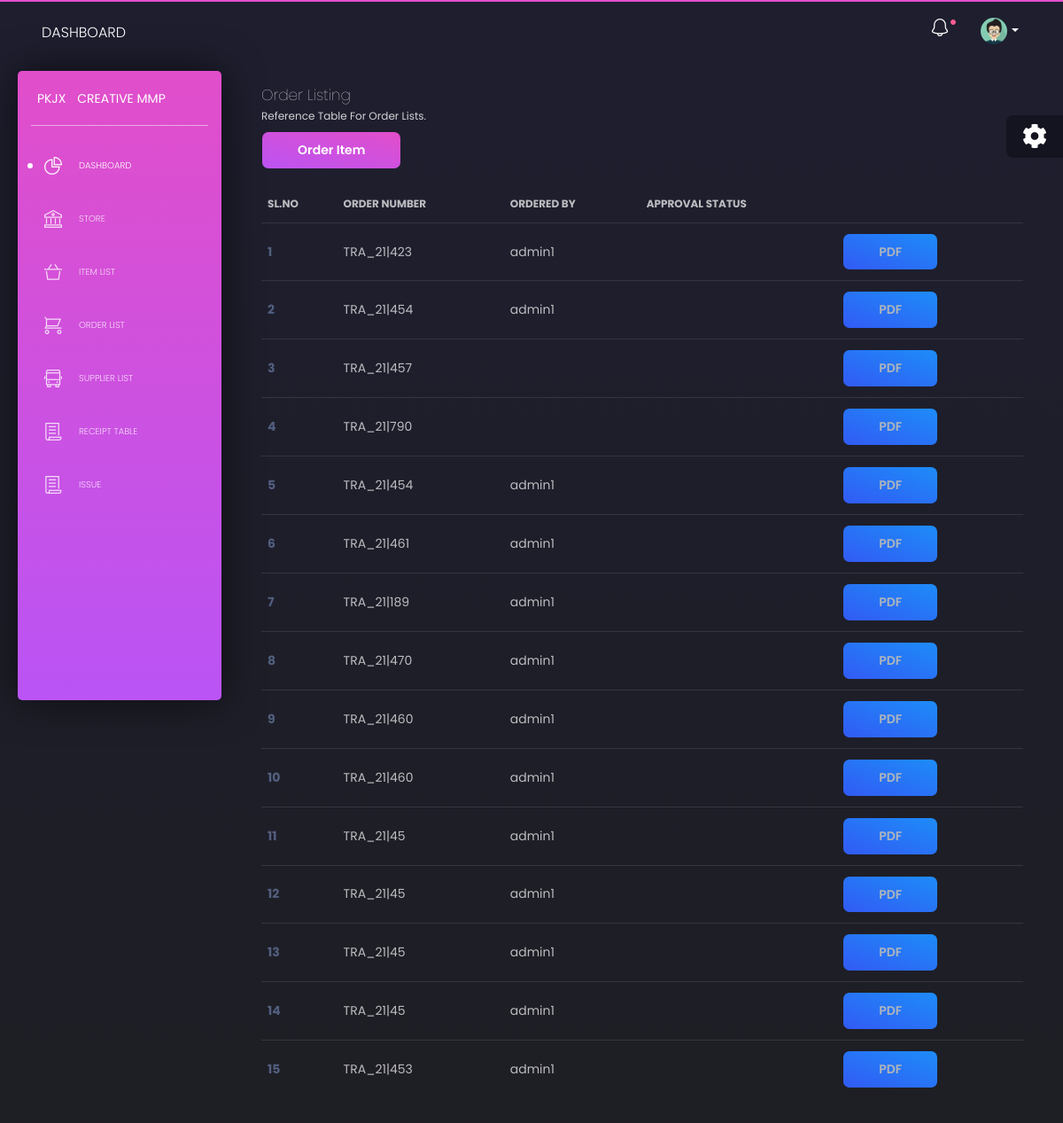
/order_list.php, run on an earlier commit of the app's database.
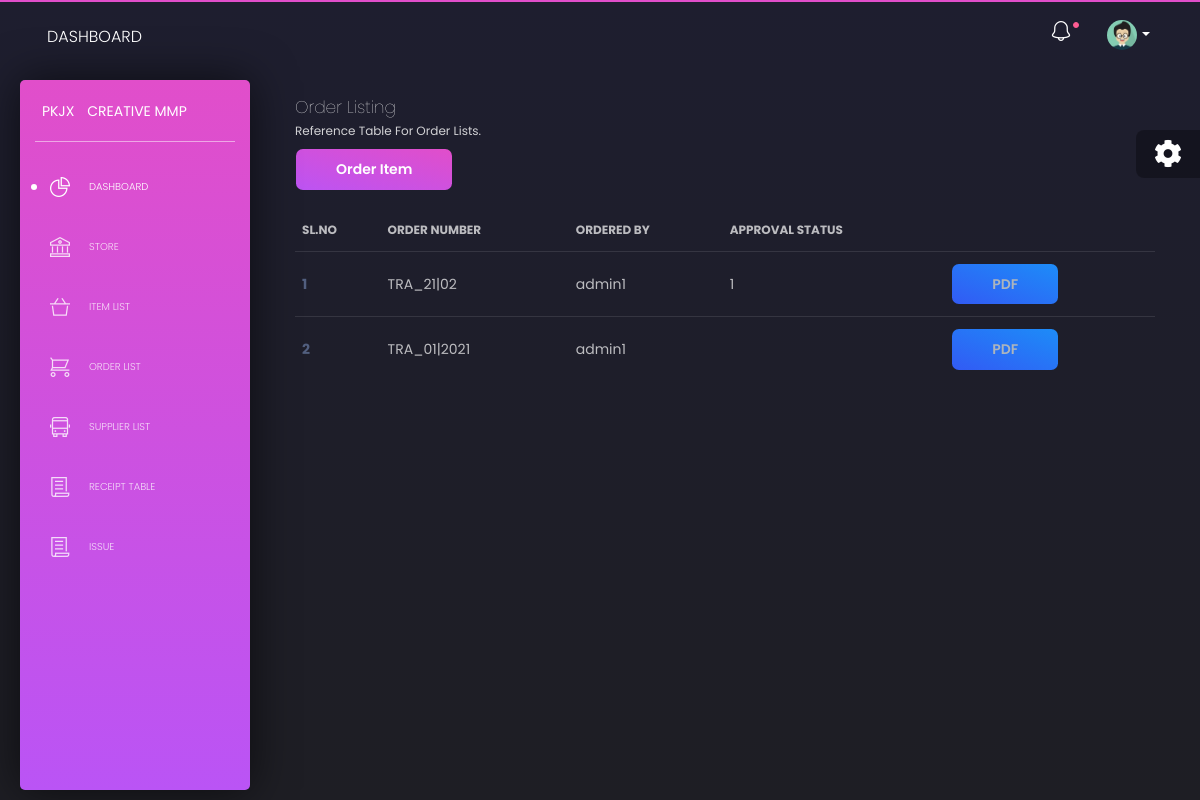
And on a later commit of the database.
### tables this page shows
CREATE TABLE `order_update` (
  `id` int(11) NOT NULL,
  `order_no` varchar(112) NOT NULL,
  `ordered_by` varchar(255) NOT NULL,
  `order_date` datetime NOT NULL DEFAULT current_timestamp(),
  `approv_status` int(11) DEFAULT NULL
);

### app/database/db.php (called while the page is built, shortened)
<?php
require('connect.php');
function display_order($table, $col){
    global $conn;
    $sql = "SELECT * FROM $table ORDER BY $col DESC";
    $stmt = $conn->prepare($sql);
    $stmt->execute();
    $records = $stmt->get_result()->fetch_all(MYSQLI_ASSOC);
    return $records;
}

### order_list.php (the view, shortened to what this page needs)
<?php
$item = display_order('order_update', 'order_date');
?>
<!DOCTYPE html>
<html lang="en">
<head>
  <?php require('lender/head.php') ?>
</head>
<body class="">
  <div class="wrapper">
  <?php require('lender/sidebar.php') ?>
    <div class="main-panel">
    <?php require('lender/nav.php') ?>
      <div class="content">
        <div class="row">
          <div class="col-md-12">
            <div class="card  card-plain">
              <div class="card-header">
                <h4 class="card-title">Order Listing</h4>
                <p class="category"> Reference Table for order lists.</p>
                <a href="order_form.php" class="btn btn-primary">Order Item</a>
              </div>
              <div class="card-body">
                <div class="table-responsive">
                  <table class="table tablesorter " id="">
                    <thead class=" text-primary">
                      <tr>
                        <th>
                          Sl.No
                        </th>
                        <th>
                          Order Number
                        </th>
                        <th>
                          Ordered By
                        </th>
                        <th>
                          Approval Status
                        </th>
                        <th>
                        </th>
                      </tr>
                    </thead>
                    <tbody>
                    <?php foreach ($item as $key => $iti): ?>
                      <tr>
                        <th scope="row"><?php echo $key + 1 ?></th>
                        <td><?php echo $iti['order_no'];?></td>
                        <td><?php echo $iti['ordered_by'];?></td>
                        <td><?php echo $iti['approv_status'];?></td>
                        <td><a href="pdf.php?order_no=<?php echo $iti['order_no'] ?>" class="btn btn-info text-light explore-butt ">PDF</a></td>
                      </tr>
                    <?php endforeach ?>
                    </tbody>
                  </table>
                </div>
              </div>
            </div>
          </div>
        </div>
      </div>
  <div class="fixed-plugin">
    <div class="dropdown show-dropdown">
      <a href="#" data-toggle="dropdown">
        <i class="fa fa-cog fa-2x"> </i>
      </a>
    </div>
  </div>
</body>
</html>

### lender/head.php (shortened to what this page needs)
<link href="https://use.fontawesome.com/releases/v5.0.6/css/all.css" rel="stylesheet">
<link href="assets/css/nucleo-icons.css" rel="stylesheet" />
<link href="assets/css/black-dashboard.css?v=1.0.0" rel="stylesheet" />
<link href="assets/demo/demo.css" rel="stylesheet" />

### lender/sidebar.php
<div class="sidebar">
      <div class="sidebar-wrapper">
        <div class="logo">
          <a href="javascript:void(0)" class="simple-text logo-mini">
            PKJX
          </a>
          <a href="javascript:void(0)" class="simple-text logo-normal">
            Creative MMP
          </a>
        </div>
        <ul class="nav">
          <li class="active ">
            <a href="./dashboard.php">
              <i class="tim-icons icon-chart-pie-36"></i>
              <p>Dashboard</p>
            </a>
          </li>
          <li>
            <a href="store.php">
              <i class="tim-icons icon-bank"></i>
              <p>Store</p>
            </a>
          </li>
          <li>
            <a href="item_list.php">
              <i class="tim-icons icon-basket-simple"></i>
              <p>Item List</p>
            </a>
          </li>
          <li>
            <a href="order_list.php">
              <i class="tim-icons icon-cart"></i>
              <p>Order List</p>
            </a>
          </li>
          <li>
            <a href="supplier_list.php">
              <i class="tim-icons icon-bus-front-12"></i>
              <p>Supplier List</p>
            </a>
          </li>
          <li>
            <a href="received_table.php">
              <i class="tim-icons icon-paper"></i>
              <p>Receipt Table</p>
            </a>
          </li>
          <li>
            <a href="./user.html">
              <i class="tim-icons icon-paper"></i>
              <p>Issue</p>
            </a>
          </li>
        </ul>
      </div>
    </div>

### lender/nav.php (shortened to what this page needs)
<nav class="navbar navbar-expand-lg navbar-absolute navbar-transparent">
        <div class="container-fluid">
          <div class="navbar-wrapper">
            <a class="navbar-brand" href="javascript:void(0)">Dashboard</a>
          </div>
          <div class="collapse navbar-collapse" id="navigation">
            <ul class="navbar-nav ml-auto">
              <li class="dropdown nav-item">
                <a href="javascript:void(0)" class="dropdown-toggle nav-link" data-toggle="dropdown">
                  <div class="notification d-none d-lg-block d-xl-block"></div>
                  <i class="tim-icons icon-bell-55"></i>
                </a>
              </li>
              <li class="dropdown nav-item">
                <a href="#" class="dropdown-toggle nav-link" data-toggle="dropdown">
                  <div class="photo">
                    <img src="assets/img/anime3.png" alt="Profile Photo">
                  </div>
                  <b class="caret d-none d-lg-block d-xl-block"></b>
                </a>
              </li>
            </ul>
          </div>
        </div>
      </nav>

What changed in the data, as far as the page shows it:
removed order_update: order_no "TRA_21|423", ordered_by "admin1"
removed order_update: order_no "TRA_21|454", ordered_by "admin1"
removed order_update: order_no "TRA_21|457"
removed order_update: order_no "TRA_21|790"
removed order_update: order_no "TRA_21|454", ordered_by "admin1"
removed order_update: order_no "TRA_21|461", ordered_by "admin1"
removed order_update: order_no "TRA_21|189", ordered_by "admin1"
removed order_update: order_no "TRA_21|470", ordered_by "admin1"
removed order_update: order_no "TRA_21|460", ordered_by "admin1"
removed order_update: order_no "TRA_21|460", ordered_by "admin1"
removed order_update: order_no "TRA_21|45", ordered_by "admin1"
removed order_update: order_no "TRA_21|45", ordered_by "admin1"
removed order_update: order_no "TRA_21|45", ordered_by "admin1"
removed order_update: order_no "TRA_21|45", ordered_by "admin1"
removed order_update: order_no "TRA_21|453", ordered_by "admin1"
added order_update: order_no "TRA_21|02", ordered_by "admin1", approv_status "1"
added order_update: order_no "TRA_01|2021", ordered_by "admin1"
